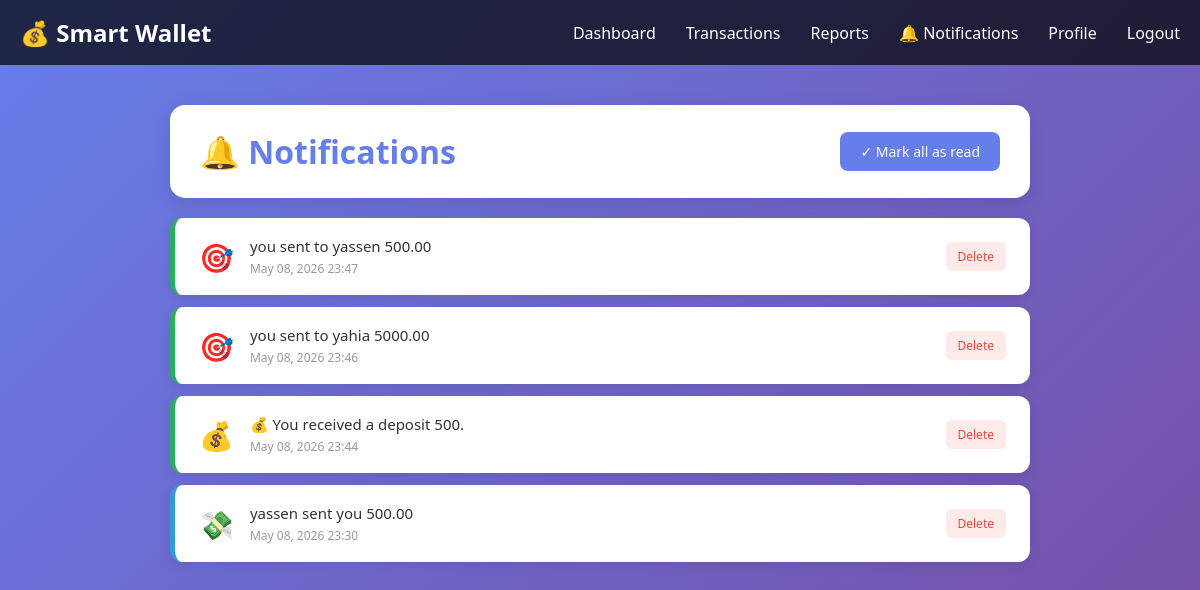
Page /notifications/ (signed in) on the committed database.
### Latest_Version/Notifications_v2/models.py (models this page shows, shortened)
class Notification(models.Model):
    TYPE_CHOICES = [
        ('BUDGET_ALERT',    'Budget Alert'),
        ('BUDGET_EXCEEDED', 'Budget Exceeded'),
        ('GOAL_COMPLETE',   'Goal Complete'),
        ('GOAL_PROGRESS',   'Goal Progress'),
        ('SEND_MONEY',      'Send Money'),
        ('DEPOSIT',         'Deposit'),
        ('GENERAL',         'General'),
    ]
    user      = models.ForeignKey(
        settings.AUTH_USER_MODEL,
        on_delete=models.CASCADE,
        related_name='notifications'
    )
    type      = models.CharField(max_length=50, choices=TYPE_CHOICES, default='GENERAL')
    message   = models.CharField(max_length=255)
    is_read   = models.BooleanField(default=False)
    timestamp = models.DateTimeField(auto_now_add=True)
    class Meta:
        ordering = ['-timestamp']

### Latest_Version/Notifications_v2/views.py (the view)
# urls.py: path('',                              views.view_notifications,  name='notifications'),
@login_required
def view_notifications(request):
    notifications = Notification.objects.filter(user=request.user).order_by('is_read', '-timestamp')
    unread_count  = notifications.filter(is_read=False).count()
    return render(request, 'notifications.html', {
        'notifications': notifications,
        'unread_count':  unread_count,
    })

### templates/notifications.html (shortened to what this page needs)
<!DOCTYPE html>
{% load static %}
<html lang="en">
<head>
    <link rel="stylesheet" href="{% static 'css/style.css' %}">
</head>
<body id="notif-body">
    <header id="notif-header">
        <nav id="notif-nav">
            <div class="logo">💰 Smart Wallet</div>
            <ul class="nav-links">
                <li><a href="{% url 'home' %}">Dashboard</a></li>
                <li><a href="{% url 'transactions' %}">Transactions</a></li>
                <li><a href="{% url 'view_report' %}">Reports</a></li>
                <li><a href="{% url 'notifications' %}">🔔 Notifications {% if unread_count > 0 %}<span style="background:#e74c3c;color:white;border-radius:10px;padding:2px 7px;font-size:11px;">{{ unread_count }}</span>{% endif %}</a></li>
                <li><a href="{% url 'profile' %}">Profile</a></li>
                <li><a href="{% url 'logout' %}">Logout</a></li>
            </ul>
        </nav>
    </header>
    <div class="notif-container">
        <div class="notif-header-row">
            <div>
                <h1>🔔 Notifications</h1>
            </div>
            {% if notifications %}
                <a href="{% url 'mark_all_read' %}" class="mark-all-btn">✓ Mark all as read</a>
            {% endif %}
        </div>
        {% if notifications %}
            <div class="notif-list">
                {% for n in notifications %}
                <div class="notif-item {{ n.type }} {% if not n.is_read %}unread{% endif %}">
                    <div class="notif-icon">
                        {% if n.type == 'BUDGET_EXCEEDED' %}🚨
                        {% elif n.type == 'BUDGET_ALERT' %}⚠️
                        {% elif n.type == 'GOAL_COMPLETE' %}🎯
                        {% elif n.type == 'GOAL_PROGRESS' %}📈
                        {% elif n.type == 'SEND_MONEY' %}💸
                        {% elif n.type == 'DEPOSIT' %}💰
                        {% else %}🔔
                        {% endif %}
                    </div>
                    <div class="notif-content">
                        <div class="notif-message">{{ n.message }}</div>
                        <div class="notif-time">{{ n.timestamp|date:"M d, Y H:i" }}</div>
                    </div>
                    <div class="notif-actions">
                        <a href="{% url 'delete_notification' n.id %}" class="btn-delete">Delete</a>
                    </div>
                </div>
                {% endfor %}
            </div>
        {% else %}
            <div class="empty-state">
                <div class="empty-icon">🔕</div>
                <h2>No notifications yet</h2>
                <p>You're all caught up! Notifications will appear here for budget alerts, goal completions, and more.</p>
            </div>
        {% endif %}
    </div>
</body>
</html>

### static/css/style.css (style rules this page uses)
* { margin: 0; padding: 0; box-sizing: border-box; }
.logo { font-size: 24px; font-weight: bold; color: #fff; }
.nav-links { display: flex; gap: 30px; list-style: none; }
.nav-links a { color: #fff; text-decoration: none; transition: color 0.3s; }

### templates/notifications.html (style rules this page uses)
#notif-body { font-family: 'Segoe UI', Tahoma, Geneva, Verdana, sans-serif; background: linear-gradient(135deg, #667eea 0%, #764ba2 100%); min-height: 100vh; color: #333; }
#notif-header { background-color: rgba(0,0,0,0.7); padding: 1rem 0; }
#notif-nav { max-width: 1200px; margin: 0 auto; padding: 0 20px; display: flex; justify-content: space-between; align-items: center; }
#notif-nav .logo { font-size: 24px; font-weight: bold; color: #fff; }
#notif-nav .nav-links { display: flex; gap: 30px; list-style: none; }
#notif-nav .nav-links a { color: #fff; text-decoration: none; }
.notif-container { max-width: 900px; margin: 40px auto; padding: 0 20px; }
.notif-header-row { display: flex; justify-content: space-between; align-items: center; background: white; border-radius: 15px; padding: 25px 30px; margin-bottom: 20px; box-shadow: 0 5px 20px rgba(0,0,0,0.1); }
.notif-header-row h1 { color: #667eea; margin: 0; }
.mark-all-btn { background: #667eea; color: white; border: none; border-radius: 8px; padding: 10px 20px; cursor: pointer; font-size: 14px; text-decoration: none; display: inline-block; }
.notif-list { display: flex; flex-direction: column; gap: 12px; }
.notif-item { background: white; border-radius: 12px; padding: 18px 24px; box-shadow: 0 3px 12px rgba(0,0,0,0.08); display: flex; align-items: center; gap: 16px; border-left: 5px solid #ddd; transition: transform 0.2s; }
.notif-item.GOAL_COMPLETE { border-left-color: #27ae60; }
.notif-item.SEND_MONEY { border-left-color: #3498db; }
.notif-item.DEPOSIT { border-left-color: #27ae60; }
.notif-icon { font-size: 28px; flex-shrink: 0; }
.notif-content { flex: 1; }
.notif-content .notif-message { font-size: 15px; color: #333; margin-bottom: 4px; }
.notif-content .notif-time { font-size: 12px; color: #999; }
.notif-actions { display: flex; gap: 8px; flex-shrink: 0; }
.btn-delete { background: #ffeaea; color: #e74c3c; border: none; border-radius: 6px; padding: 6px 12px; cursor: pointer; font-size: 12px; text-decoration: none; }

### rows in the picture
Notification: message "you sent to yassen 500.00", timestamp "May 08, 2026 23:47"
Notification: message "you sent to yahia 5000.00", timestamp "May 08, 2026 23:46"
Notification: message "💰 You received a deposit 500.", timestamp "May 08, 2026 23:44"
Notification: message "yassen sent you 500.00", timestamp "May 08, 2026 23:30"
